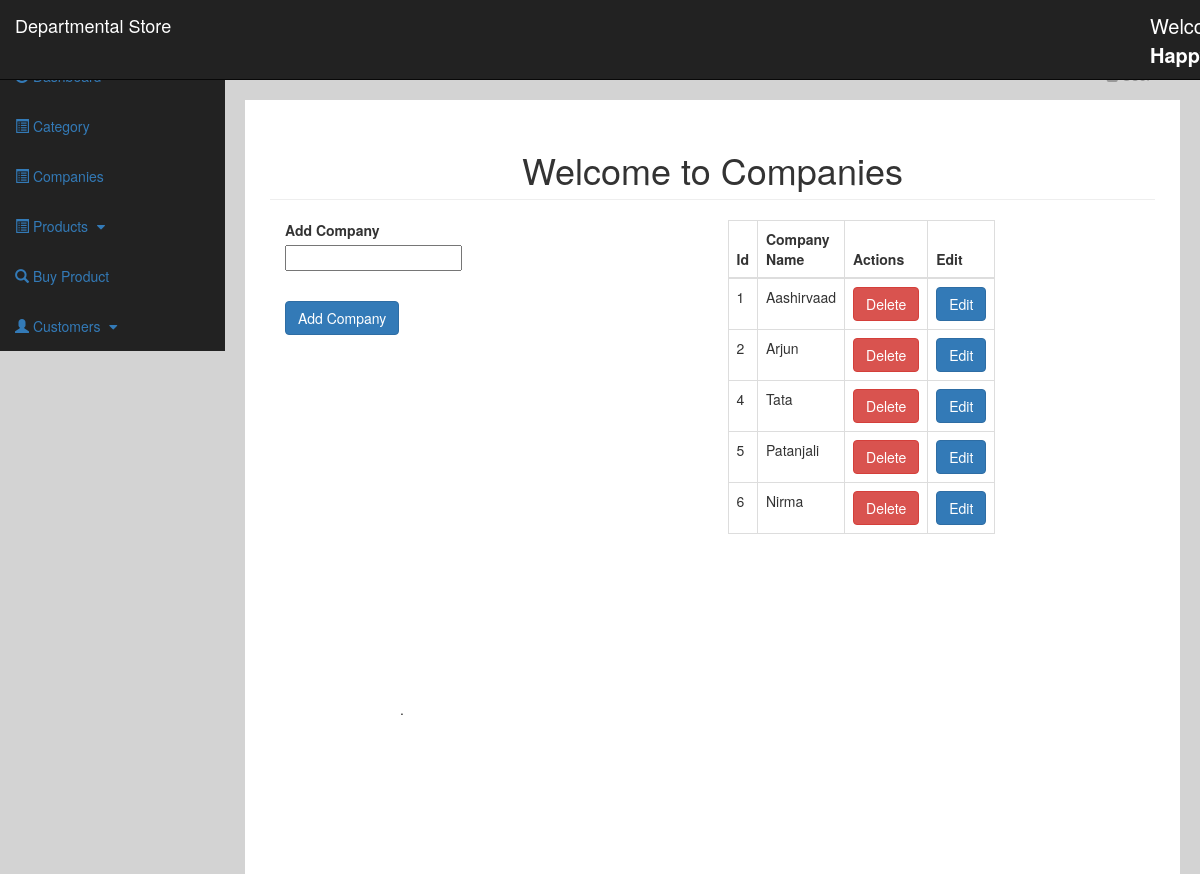
/companies.php (signed in), run on the app's committed database.
### tables this page shows
CREATE TABLE `companies` (
  `com_id` int(3) NOT NULL,
  `com_name` varchar(255) NOT NULL
);

### companies.php (the view, shortened to what this page needs)
<?php include "includes/header.php";  ?>
    <div id="wrapper">
        <?php include "includes/navigation.php"; ?>
        <div id="page-wrapper">
            <div class="container-fluid">
                <div class="row">
                    <div class="col-lg-12">
                        <h1 class="page-header">
                         <center>Welcome to Companies</center>
                        </h1>
     <div class="col-xs-6">
              <form action="" method="post">
                <div class="form-group">
                 <label for="com_name">Add Company</label><br>
                 <input type="text" class="form-group" name="com_name">
                </div>
                <div class="form-group">
                 <input type="submit" class="btn btn-primary" name="submit" value="Add Company">
                </div>
              </form>
        </div>
       <div class=col-xs-4>
                <table class="table table-bordered table-hover">
                 <thead>
                     <tr>
                         <th>Id</th>
                         <th>Company Name</th>
                         <th>Actions</th>
                         <th>Edit</th>
                     </tr>
                 </thead>
                <tbody>
        <?php
          $query = "SELECT * FROM companies";
          $select_companies = mysqli_query($connection,$query);
          while($row = mysqli_fetch_assoc($select_companies)) {
            $com_id = $row['com_id'];
              $com_name = $row['com_name'];
        echo "<tr>";
        echo "<td>{$com_id}</td>";
        echo "<td>{$com_name}</td>";
        echo "<td><a class='btn btn-danger' role='button' href='companies.php?delete={$com_id}'>Delete</a></td>";
        echo "<td><a class='btn btn-primary' role='button' href='companies.php?edit={$com_id}'>Edit</a></td>";
        echo "</tr>";
        }
     ?>
                </tbody>
             </table>
         </div>
           </div>
            </div>
        </div>
      <div style="padding:145px">.</div>
    </div>
 <?php
      include "includes/footer.php";
   ?>

### css/sb-admin.css (style rules this page uses)
body { margin-top: 100px; background-color: #D3D3D3; }
@media (min-width:768px) { body { margin-top: 50px; } }
#wrapper { padding-left: 0; }
#page-wrapper { width: 100%; padding: 0; background-color: #fff; }
@media (min-width:768px) { #wrapper { padding-left: 225px; } }
@media (min-width:768px) { #page-wrapper { padding: 10px; } }

### data on the page
companies: com_id "1", com_name "Aashirvaad"
companies: com_id "2", com_name "Arjun"
companies: com_id "4", com_name "Tata"
companies: com_id "5", com_name "Patanjali"
companies: com_id "6", com_name "Nirma"
